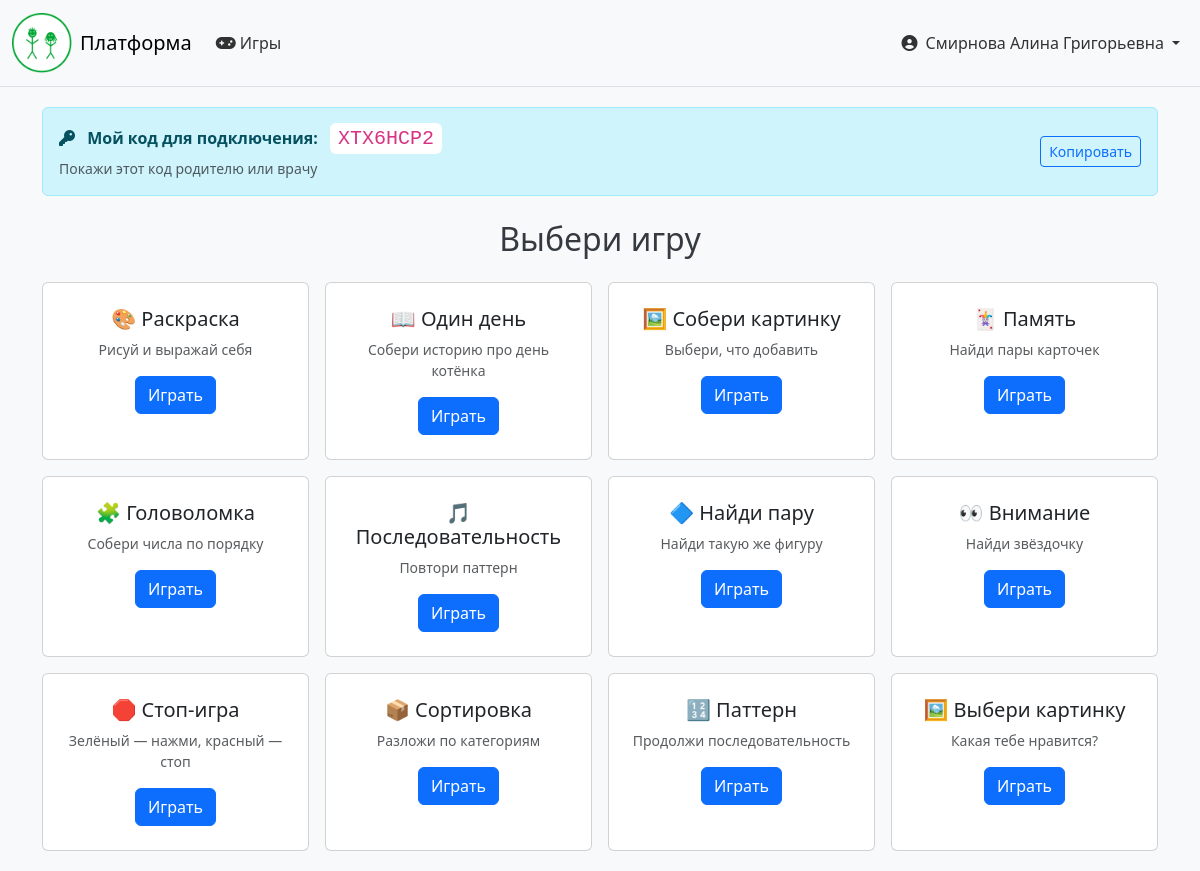
Screenshot of /game_dashboard/33/ (signed in) with the database file from the repository.
### accounts/models.py (models this page shows, shortened)
class CUsers(models.Model):
    username = models.CharField('логин', max_length=150, unique=True)
    name = models.CharField('фио', max_length=150)
    date_of_b = models.DateField('дата рождения')
    role = models.CharField(max_length=20, choices=[
        ('admin', 'Администратор'),
        ('doctor', 'Врач'),
        ('parent', 'Родитель'),
        ('child', 'Ребёнок'),
    ], default='child')
    password = models.CharField('пароль', max_length=150)
    is_auth = models.BooleanField(default=False)
    created_at = models.DateTimeField(auto_now_add=True)
    children = models.ManyToManyField(
        'self',
        symmetrical=False,
        related_name='parents',
        blank=True
    )
    patients = models.ManyToManyField(
        'self',
        symmetrical=False,
        related_name='doctors',
        blank=True,
        limit_choices_to={'role': 'child'}
    )
    connection_code = models.CharField(max_length=10, blank=True, null=True, unique=True)
    code_expires = models.DateTimeField(blank=True, null=True)
    class Meta:
        verbose_name = 'Пользователь'
        verbose_name_plural = 'Пользователи'

### accounts/views.py (the view)
# urls.py: path('game_dashboard/<int:user_id>/', views.game_dashboard_view, name='game_dashboard'),
def game_dashboard_view(request, user_id):
    session_user_id = request.session.get('user_id')
    session_user_role = request.session.get('user_role')
    if session_user_role != 'child' or session_user_id is None or int(session_user_id) != int(user_id):
        return HttpResponseForbidden('Доступ запрещён')
    child = get_object_or_404(CUsers, id=user_id, role='child')
    if not child.connection_code:
        child.generate_connection_code()
        child.save()
    game_results = GameResult.objects.filter(user=child).order_by('-date')[:10]
    games_played = GameResult.objects.filter(user=child).count()
    last_game = game_results.first()
    achievements = []
    if games_played >= 10:
        achievements.append('🏆 Сыграно 10 игр')
    if games_played >= 25:
        achievements.append('🏆 Сыграно 25 игр')
    emotion_levels = {}
    if game_results:
        for emotion in ['радость', 'счастье']:
            total = sum(getattr(r, emotion, 0) for r in game_results)
            emotion_levels[emotion] = min(total, 100)
    context = {
        'child': child,
        'game_results': game_results,
        'games_played': games_played,
        'last_game': last_game,
        'achievements': achievements,
        'emotion_levels': emotion_levels,
    }
    return render(request, 'game_dashboard.html', context)

### accounts/templates/game_dashboard.html
{% extends 'base.html' %}
{% load static %}
{% block content %}
<div class="container">
    {% if child.connection_code %}
    <div class="alert alert-info d-flex align-items-center justify-content-between flex-wrap gap-2 mb-4" role="alert">
        <div>
            <i class="fas fa-key me-2"></i>
            <strong>Мой код для подключения:</strong>
            <code class="fs-5 ms-2 px-2 py-1 bg-white rounded">{{ child.connection_code }}</code>
            <small class="d-block mt-1 text-muted">Покажи этот код родителю или врачу</small>
        </div>
        <button type="button" class="btn btn-outline-primary btn-sm" onclick="navigator.clipboard.writeText('{{ child.connection_code }}'); this.textContent='Скопировано!'; setTimeout(() => this.textContent='Копировать', 2000)">
            Копировать
        </button>
    </div>
    {% endif %}
    <h2 class="text-center mb-4">Выбери игру</h2>
    <div class="row g-3">
        <div class="col-md-4 col-lg-3">
            <div class="card h-100 text-center">
                <div class="card-body py-4">
                    <h5 class="card-title">🎨 Раскраска</h5>
                    <p class="card-text small text-muted">Рисуй и выражай себя</p>
                    <a href="{% url 'painting_game' child.id %}" class="btn btn-primary">Играть</a>
                </div>
            </div>
        </div>
        <div class="col-md-4 col-lg-3">
            <div class="card h-100 text-center">
                <div class="card-body py-4">
                    <h5 class="card-title">📖 Один день</h5>
                    <p class="card-text small text-muted">Собери историю про день котёнка</p>
                    <a href="{% url 'game_choice' child.id %}" class="btn btn-primary">Играть</a>
                </div>
            </div>
        </div>
        <div class="col-md-4 col-lg-3">
            <div class="card h-100 text-center">
                <div class="card-body py-4">
                    <h5 class="card-title">🖼️ Собери картинку</h5>
                    <p class="card-text small text-muted">Выбери, что добавить</p>
                    <a href="{% url 'game_dialog' child.id %}" class="btn btn-primary">Играть</a>
                </div>
            </div>
        </div>
        <div class="col-md-4 col-lg-3">
            <div class="card h-100 text-center">
                <div class="card-body py-4">
                    <h5 class="card-title">🃏 Память</h5>
                    <p class="card-text small text-muted">Найди пары карточек</p>
                    <a href="{% url 'game_memory' child.id %}" class="btn btn-primary">Играть</a>
                </div>
            </div>
        </div>
        <div class="col-md-4 col-lg-3">
            <div class="card h-100 text-center">
                <div class="card-body py-4">
                    <h5 class="card-title">🧩 Головоломка</h5>
                    <p class="card-text small text-muted">Собери числа по порядку</p>
                    <a href="{% url 'game_puzzle' child.id %}" class="btn btn-primary">Играть</a>
                </div>
            </div>
        </div>
        <div class="col-md-4 col-lg-3">
            <div class="card h-100 text-center">
                <div class="card-body py-4">
                    <h5 class="card-title">🎵 Последовательность</h5>
                    <p class="card-text small text-muted">Повтори паттерн</p>
                    <a href="{% url 'game_sequence' child.id %}" class="btn btn-primary">Играть</a>
                </div>
            </div>
        </div>
        <div class="col-md-4 col-lg-3">
            <div class="card h-100 text-center">
                <div class="card-body py-4">
                    <h5 class="card-title">🔷 Найди пару</h5>
                    <p class="card-text small text-muted">Найди такую же фигуру</p>
                    <a href="{% url 'game_emotion_face' child.id %}" class="btn btn-primary">Играть</a>
                </div>
            </div>
        </div>
        <div class="col-md-4 col-lg-3">
            <div class="card h-100 text-center">
                <div class="card-body py-4">
                    <h5 class="card-title">👀 Внимание</h5>
                    <p class="card-text small text-muted">Найди звёздочку</p>
                    <a href="{% url 'game_attention' child.id %}" class="btn btn-primary">Играть</a>
                </div>
            </div>
        </div>
        <div class="col-md-4 col-lg-3">
            <div class="card h-100 text-center">
                <div class="card-body py-4">
                    <h5 class="card-title">🛑 Стоп-игра</h5>
                    <p class="card-text small text-muted">Зелёный — нажми, красный — стоп</p>
                    <a href="{% url 'game_gonogo' child.id %}" class="btn btn-primary">Играть</a>
                </div>
            </div>
        </div>
        <div class="col-md-4 col-lg-3">
            <div class="card h-100 text-center">
                <div class="card-body py-4">
                    <h5 class="card-title">📦 Сортировка</h5>
                    <p class="card-text small text-muted">Разложи по категориям</p>
                    <a href="{% url 'game_sort' child.id %}" class="btn btn-primary">Играть</a>
                </div>
            </div>
        </div>
        <div class="col-md-4 col-lg-3">
            <div class="card h-100 text-center">
                <div class="card-body py-4">
                    <h5 class="card-title">🔢 Паттерн</h5>
                    <p class="card-text small text-muted">Продолжи последовательность</p>
                    <a href="{% url 'game_pattern' child.id %}" class="btn btn-primary">Играть</a>
                </div>
            </div>
        </div>
        <div class="col-md-4 col-lg-3">
            <div class="card h-100 text-center">
                <div class="card-body py-4">
                    <h5 class="card-title">🖼️ Выбери картинку</h5>
                    <p class="card-text small text-muted">Какая тебе нравится?</p>
                    <a href="{% url 'game_emotion_match' child.id %}" class="btn btn-primary">Играть</a>
                </div>
            </div>
        </div>
    </div>
</div>
{% endblock %}

### accounts/templates/base.html (shortened to what this page needs)
{% load static %}
<!DOCTYPE html>
<html lang="ru">
<head>
    <link href="https://cdn.jsdelivr.net/npm/bootstrap@5.3.2/dist/css/bootstrap.min.css" rel="stylesheet">
    <link rel="stylesheet" href="https://cdnjs.cloudflare.com/ajax/libs/font-awesome/6.5.1/css/all.min.css">
</head>
<body>
    <nav class="navbar navbar-expand-lg navbar-light bg-light border-bottom sticky-top">
        <div class="container-fluid">
            <a class="navbar-brand d-flex align-items-center" href="{% url 'home' %}">
                <img src="{% static 'img/logo.png' %}" alt="Логотип" class="me-2" onerror="this.style.display='none'">
                <span>Платформа</span>
            </a>
            <div class="collapse navbar-collapse" id="navbarNav">
                <ul class="navbar-nav me-auto">
                    {% if request.session.user_role == 'admin' %}
                    <li class="nav-item"><a class="nav-link" href="{% url 'admin_dashboard' %}"><i class="fas fa-tachometer-alt me-1"></i>Панель</a></li>
                    <li class="nav-item"><a class="nav-link" href="{% url 'admin_verify_licenses' %}"><i class="fas fa-id-card me-1"></i>Лицензии</a></li>
                    <li class="nav-item"><a class="nav-link" href="{% url 'admin_bulk_assign' %}"><i class="fas fa-users me-1"></i>Назначения</a></li>
                    {% elif request.session.user_role == 'doctor' %}
                    <li class="nav-item"><a class="nav-link" href="{% url 'doctor_dashboard' %}"><i class="fas fa-tachometer-alt me-1"></i>Панель</a></li>
                    <li class="nav-item"><a class="nav-link" href="{% url 'profile' %}"><i class="fas fa-user me-1"></i>Профиль</a></li>
                    {% elif request.session.user_role == 'parent' and request.session.user_id %}
                    <li class="nav-item"><a class="nav-link" href="{% url 'parent_dashboard' request.session.user_id %}"><i class="fas fa-home me-1"></i>Мои дети</a></li>
                    <li class="nav-item"><a class="nav-link" href="{% url 'profile' %}"><i class="fas fa-user me-1"></i>Профиль</a></li>
                    {% elif request.session.user_role == 'child' and request.session.user_id %}
                    <li class="nav-item"><a class="nav-link" href="{% url 'game_dashboard' request.session.user_id %}"><i class="fas fa-gamepad me-1"></i>Игры</a></li>
                    {% else %}
                    <li class="nav-item"><a class="nav-link" href="{% url 'home' %}"><i class="fas fa-home me-1"></i>Главная</a></li>
                    <li class="nav-item"><a class="nav-link" href="{% url 'register_choice' %}"><i class="fas fa-user-plus me-1"></i>Регистрация</a></li>
                    {% endif %}
                </ul>
                <ul class="navbar-nav">
                    {% if request.session.user_name %}
                    <li class="nav-item dropdown">
                        <a class="nav-link dropdown-toggle d-flex align-items-center" href="#" id="userDropdown" role="button" data-bs-toggle="dropdown" aria-expanded="false">
                            <i class="fas fa-user-circle me-2"></i>
                            <span class="d-none d-md-inline">{{ request.session.user_name }}</span>
                        </a>
                    </li>
                    {% else %}
                    <li class="nav-item"><a class="nav-link" href="{% url 'login' %}"><i class="fas fa-sign-in-alt me-1"></i>Вход</a></li>
                    {% endif %}
                </ul>
            </div>
        </div>
    </nav>
    <main {% block main_attr %}class="main-default"{% endblock %}>
        <div class="main-content">
            {% block content %}
            {% endblock %}
        </div>
    </main>
</body>
</html>

### accounts/templates/base.html (style rules this page uses)
html, body { height: 100%; margin: 0; display: flex; flex-direction: column; }
body { font-family: 'Muller', system-ui, sans-serif; background-color: #f8f9fa; color: #343a40; }
main { flex: 1; display: flex; flex-direction: column; padding: 0; }
main .main-content { flex: 1; width: 100%; max-width: 1200px; margin: 0 auto; padding: 20px; }
.navbar-brand img { max-height: 60px; }
.nav-link { color: rgba(0,0,0,0.8) !important; }
.dropdown-toggle::after { margin-left: 0.5em; }

### rows the page displays
CUsers: session.user_name "Смирнова Алина Григорьевна", connection_code "XTX6HCP2"
